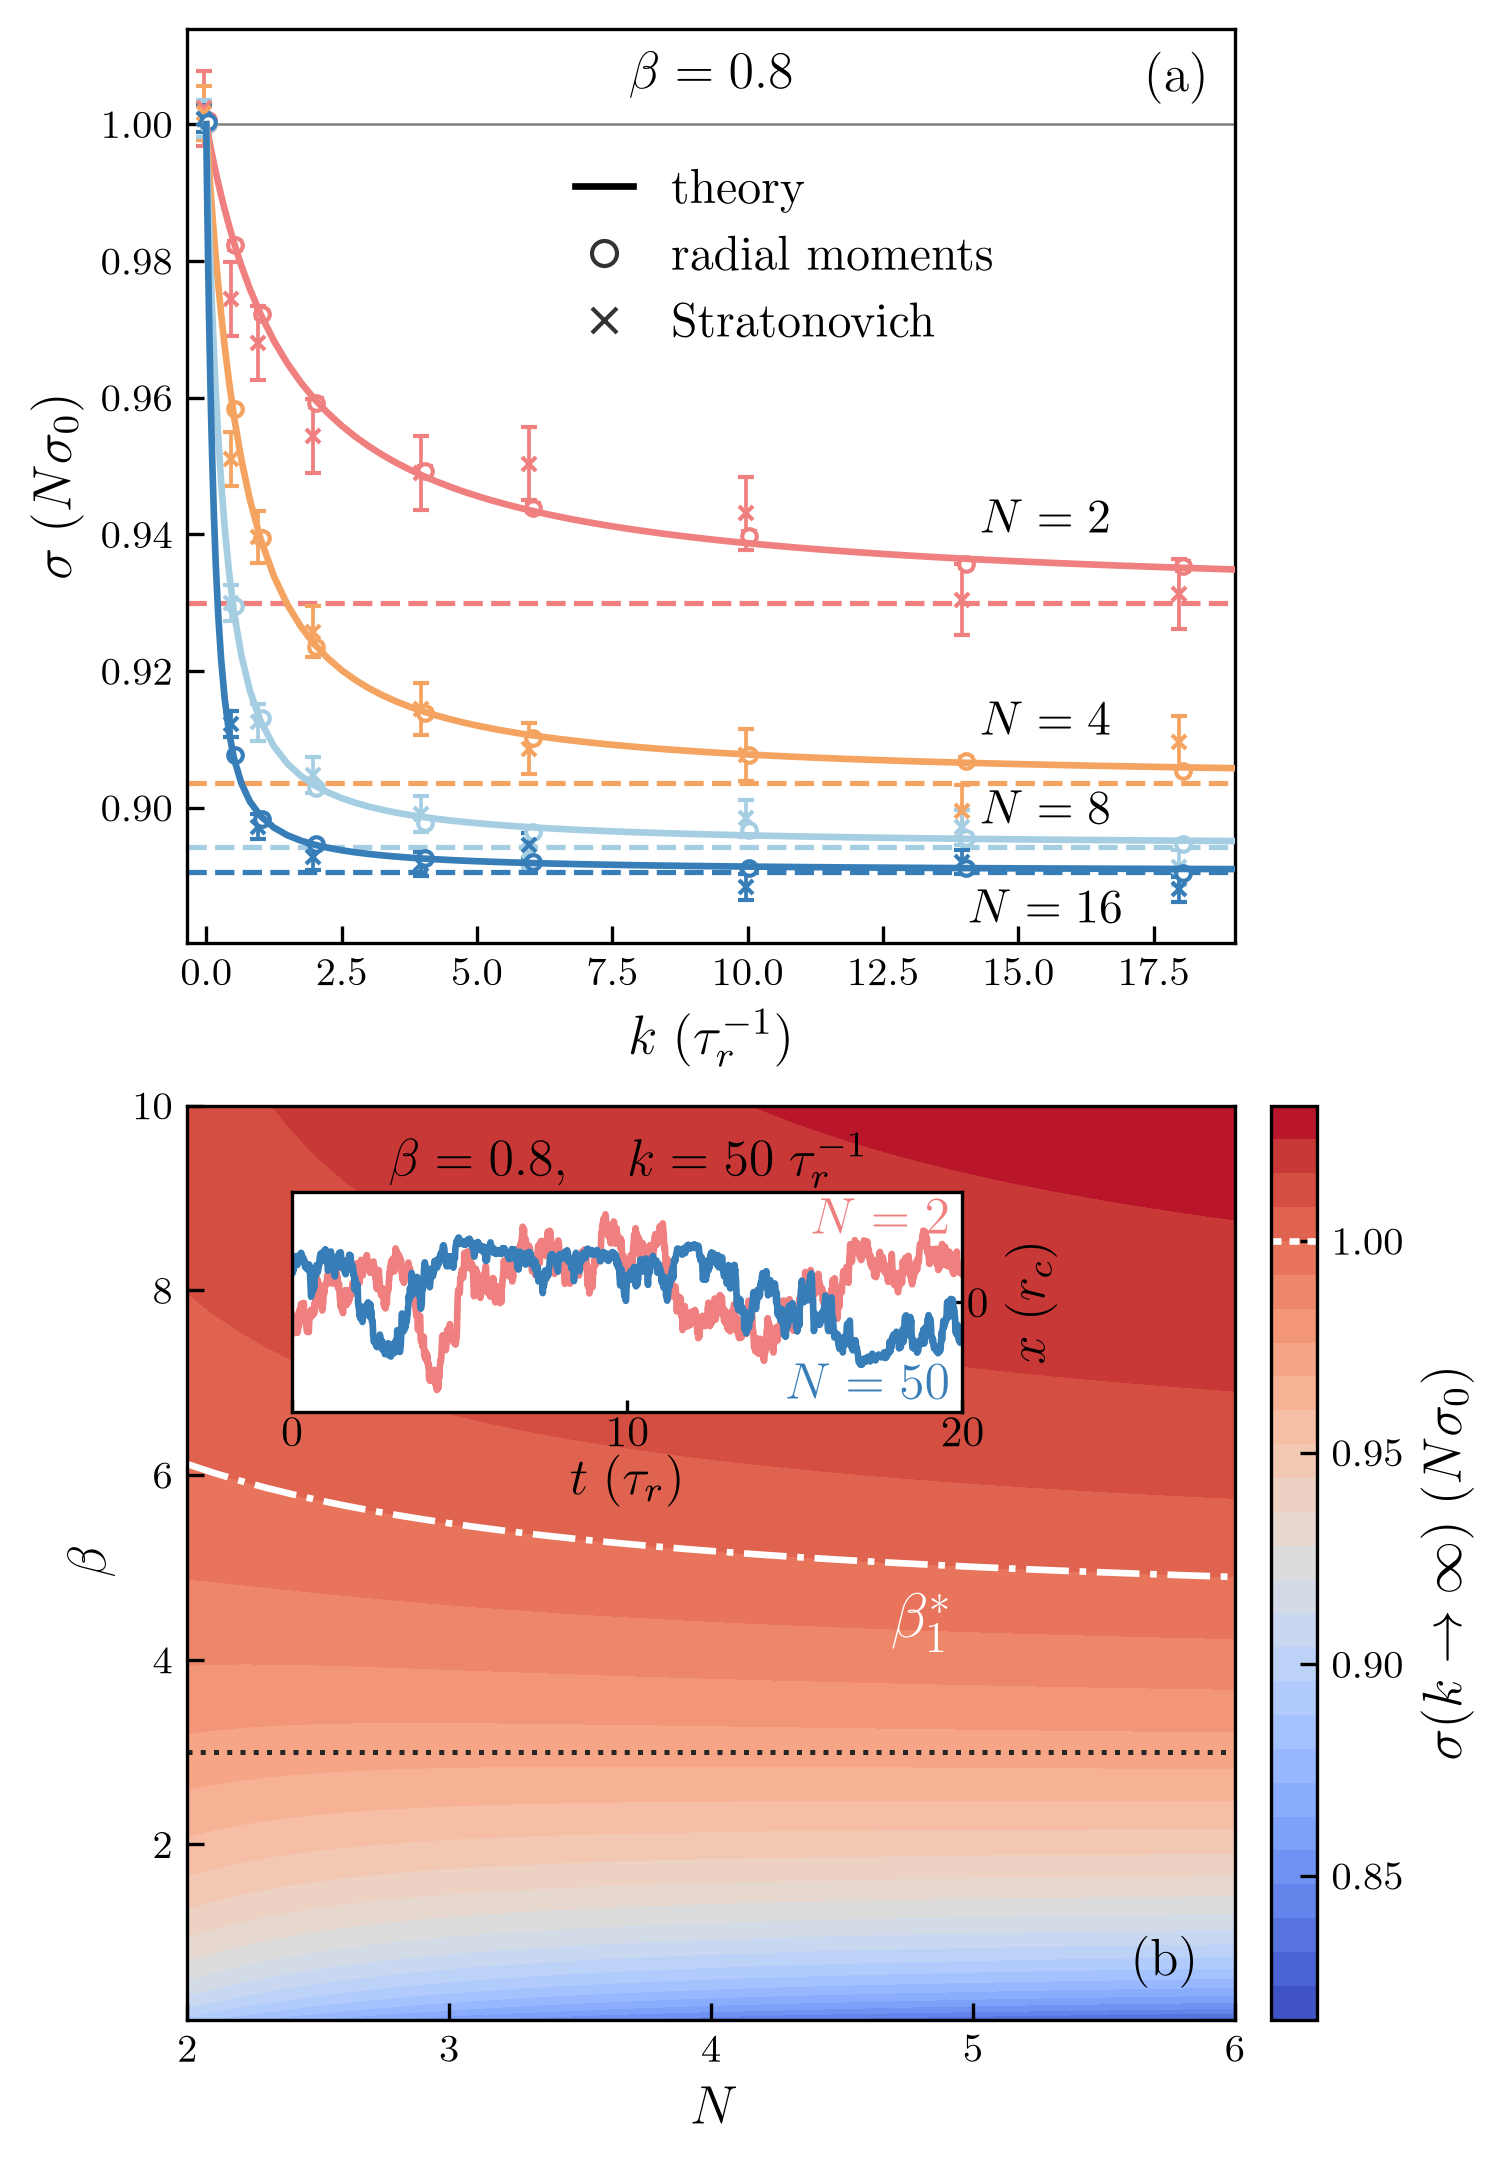

This chart was generated by the following Python code:
#!/usr/bin/env python3
"""Figure 3: N radially coupled oscillators (m=n=C=r_c=1).

Plot with saved data or calculate the recorded simulation and quadrature settings.
"""

import argparse
import csv
import hashlib
import json
import math
import os
from pathlib import Path
import tempfile
from functools import lru_cache

import mpmath as mp
import numpy as np
from numba import njit, prange, set_num_threads
from scipy.integrate import quad
from scipy.optimize import brentq, minimize_scalar
from scipy.stats import t as student_t

NUMBERS = (2, 4, 8, 16)
RAW_FIELDS = ('work', 'moment', 'replica_seeds')


def _log_I(beta, order):
    """log integral r**(order+1) exp[beta*(r**2/2-r**3/3)] dr.

    Positive 2F2 expression, evaluated inside the caller's mp.workdps context.
    """
    b, n = mp.mpf(beta), mp.mpf(order)
    if b <= 0 or n <= -2:
        raise ValueError('Require beta > 0 and moment order > -2')
    one_third = mp.mpf(1)/3
    z = b/6
    terms = (
        8*mp.gamma((n+2)/3)*mp.hyper([(n+2)/6, (n+5)/6],
                                    [one_third, 2*one_third], z),
        4*mp.power(3, 2*one_third)*mp.power(b, one_third)
        *mp.gamma((n+4)/3)*mp.hyper([(n+4)/6, (n+7)/6],
                                   [2*one_third, 4*one_third], z),
        3*mp.power(3, one_third)*mp.power(b, 2*one_third)
        *mp.gamma((n+6)/3)*mp.hyper([(n+6)/6, (n+9)/6],
                                   [4*one_third, 5*one_third], z),
    )
    return (-mp.log(8)+(n-1)*mp.log(3)/3-(n+2)*mp.log(b)/3
            +mp.log(mp.fsum(terms)))


@lru_cache(maxsize=1024)
def _log_free_second(beta, dps):
    with mp.workdps(dps):
        return _log_I(beta, 2)-_log_I(beta, 0)


def strong_ratio(beta, number, dps=35):
    """Calculate sigma_inf/(N*sigma0), extended to real N >= 1."""
    beta, number = float(beta), float(number)
    if not math.isfinite(beta) or beta <= 0 or not math.isfinite(number) or number < 1:
        raise ValueError('Require finite beta > 0 and N >= 1')
    with mp.workdps(dps):
        b, n = mp.mpf(beta), mp.mpf(number)
        log_ratio = (_log_I(n*b, n+1)-_log_I(n*b, n-1)
                     -_log_free_second(beta, dps))
        value = float(mp.exp(log_ratio))
    if not math.isfinite(value) or value <= 0:
        raise ArithmeticError('Invalid strong-coupling ratio')
    return value


def free_second(beta, dps=35):
    """Analytical uncoupled second radial moment."""
    with mp.workdps(dps):
        return float(mp.exp(_log_free_second(float(beta), dps)))


def unity_beta(number, bounds=(0.1, 10.0), dps=35):
    """Positive-temperature crossing sigma_inf/(N*sigma0)=1 for N>1."""
    if number <= 1:
        raise ValueError('The unity boundary requires N > 1')
    return brentq(lambda beta: strong_ratio(beta, number, dps)-1.0,
                  *bounds, xtol=2e-11, rtol=2e-13)


def strong_contour(betas, numbers, dps=35):
    """Grid indexed [beta, N], with free-system moments cached per beta."""
    return np.array([[strong_ratio(beta, number, dps) for number in numbers]
                     for beta in betas])


def _benchmark_free_second(beta, eps=1e-11, rmax=7.0):
    def term(r,p):
        return r**p*math.exp(beta*(r*r/2-r*r*r/3)-beta/6)
    return quad(term,0,rmax,args=(3,),epsabs=eps,epsrel=eps)[0]/quad(term,0,rmax,args=(1,),epsabs=eps,epsrel=eps)[0]


def stationary_ratio(beta, k, number, eps=1e-10, rmax=7.0, width=12.0):
    """sigma/(N*sigma0) by independently adaptive stationary quadrature.

    J_p(m)=int_0^infty r^(p+1) exp[-beta*u(r)-beta*k*N*(r-m)^2/2] dr.
    <r_i^2> = int_R J_0(m)^(N-1) J_2(m) dm / int_R J_0(m)^N dm.
    Here u(r)=r^3/3-r^2/2. Integrating the product of N Gaussians over
    m gives exp[-beta*k/2 sum_{i<j}(r_i-r_j)^2] times a constant;
    thus this is the finite-N stationary density, not a coupling limit.
    The two finite numerical domains are configurable and must be refined.
    Inner and outer exponential shifts avoid raising tiny J_0 values to N.
    Defaults are used at beta=0.8; the theory command saves refinement results.
    """
    N = number
    if beta<=0 or k<0 or N<2 or not math.isfinite(beta+k):
        raise ValueError('Need beta>0, k>=0, and N>=2')
    if k==0:
        return 1.0
    c=beta*k*N

    @lru_cache(maxsize=8192)
    def conditional(m):
        def score(r):
            return 1/r+beta*(r-r*r)-c*(r-m)
        mode=(brentq(score,1e-14,rmax,xtol=1e-14)
              if score(rmax)<0 else rmax)
        peak=math.log(mode)+beta*(mode*mode/2-mode**3/3)-c*(mode-m)**2/2
        curvature=1/(mode*mode)+beta*(2*mode-1)+c
        w=1/math.sqrt(max(curvature,1e-10))
        splits=sorted(set([0.,rmax]+[min(rmax,max(0.,mode+j*w)) for j in (-4.,0.,4.)]))
        def inner(r,p):
            if r<=0:
                return 0.0
            logvalue=math.log(r)+beta*(r*r/2-r**3/3)-c*(r-m)**2/2-peak
            return math.exp(logvalue)*r**p
        vals=[]
        for power in (0,2):
            vals.append(sum(quad(inner,a,b,args=(power,),epsabs=eps*.01,epsrel=eps*.01)[0]
                            for a,b in zip(splits[:-1],splits[1:])))
        return peak+math.log(vals[0]), vals[1]/vals[0]
    opt=minimize_scalar(lambda m:-conditional(float(m))[0],bounds=(0,rmax),method='bounded',options={'xatol':1e-10})
    outer_mode=float(opt.x)
    max_logj=conditional(outer_mode)[0]
    scale=math.sqrt(1+1/c)/math.sqrt(N)
    def outer(z,p):
        logj,second=conditional(outer_mode+scale*z)
        exponent=N*(logj-max_logj)
        return math.exp(exponent)*(second if p else 1.0)
    integrals=[]
    for power in (0,2):
        value = quad(outer,-width,width,args=(power,),points=[0.],epsabs=eps,epsrel=eps,limit=200)[0]
        integrals.append(value)
    second=integrals[1]/integrals[0]
    return second/_benchmark_free_second(beta,eps=eps*.01,rmax=rmax)


@njit(cache=True, parallel=True)
def _simulate(number, beta, k, omega, dt, burn_steps, measure_steps, seeds, trace_stride=0):
    """One complete N-oscillator realization per independent RNG stream."""
    nrep = len(seeds)
    raw = np.full((nrep, 2), np.nan)
    flags = np.zeros(nrep, dtype=np.int64)
    trace = np.empty((nrep, measure_steps//trace_stride+1 if trace_stride else 0))
    noise = math.sqrt(2*dt/beta)
    for rep in prange(nrep):
        np.random.seed(seeds[rep])
        x, y = np.empty(number), np.empty(number)
        xn, yn = np.empty(number), np.empty(number)
        xp, yp = np.empty(number), np.empty(number)
        fx, fy = np.empty(number), np.empty(number)
        nx, ny = np.empty(number), np.empty(number)
        predicted_r = np.empty(number)
        radius, midpoint_r = np.empty(number), np.empty(number)
        for i in range(number):
            angle = 2*math.pi*np.random.random()
            x[i], y[i] = math.cos(angle), math.sin(angle)
        work = second = 0.0
        for step in range(burn_steps+measure_steps):
            radius_sum = 0.0
            for i in range(number):
                radius[i] = math.hypot(x[i], y[i])
                radius_sum += radius[i]
                if radius[i] == 0.0:
                    flags[rep] = 1
            if flags[rep]:
                break
            if step == burn_steps and trace_stride:
                trace[rep, 0] = x[0]
            predicted_sum = 0.0
            for i in range(number):
                a = 1-radius[i]+k*(radius_sum-number*radius[i])/radius[i]
                fx[i], fy[i] = a*x[i]+omega*y[i], a*y[i]-omega*x[i]
                nx[i], ny[i] = noise*np.random.normal(), noise*np.random.normal()
                xp[i], yp[i] = x[i]+dt*fx[i]+nx[i], y[i]+dt*fy[i]+ny[i]
                predicted_r[i] = math.hypot(xp[i], yp[i])
                predicted_sum += predicted_r[i]
                if predicted_r[i] == 0.0:
                    flags[rep] = 1
            if flags[rep]:
                break
            midpoint_sum = 0.0
            for i in range(number):
                ap = 1-predicted_r[i]+k*(predicted_sum-number*predicted_r[i])/predicted_r[i]
                xn[i] = x[i]+.5*dt*(fx[i]+ap*xp[i]+omega*yp[i])+nx[i]
                yn[i] = y[i]+.5*dt*(fy[i]+ap*yp[i]-omega*xp[i])+ny[i]
                if not (math.isfinite(xn[i]) and math.isfinite(yn[i])):
                    flags[rep] = 2
                if step >= burn_steps:
                    midpoint_r[i] = math.hypot((x[i]+xn[i])/2, (y[i]+yn[i])/2)
                    midpoint_sum += midpoint_r[i]
                    if midpoint_r[i] == 0.0:
                        flags[rep] = 1
            if flags[rep]:
                break
            if step >= burn_steps:
                for i in range(number):
                    xm, ym = (x[i]+xn[i])/2, (y[i]+yn[i])/2
                    dx, dy = xn[i]-x[i], yn[i]-y[i]
                    a = 1-midpoint_r[i]+k*(midpoint_sum-number*midpoint_r[i])/midpoint_r[i]
                    rotation = omega*(ym*dx-xm*dy)
                    work += rotation+a*(xm*dx+ym*dy)
                    rn = math.hypot(xn[i], yn[i])
                    second += (radius[i]**2+rn**2)/2
                measured = step-burn_steps+1
                if trace_stride and measured % trace_stride == 0:
                    trace[rep, measured//trace_stride] = xn[0]
            for i in range(number):
                x[i], y[i] = xn[i], yn[i]
        if flags[rep] == 0:
            duration = measure_steps*dt
            raw[rep, 0] = beta*work/duration
            raw[rep, 1] = beta*omega**2*second/measure_steps
    return raw, flags, trace


def _steps(duration, dt, name, zero=False):
    if not math.isfinite(duration) or duration < 0 or (duration == 0 and not zero):
        raise ValueError(f'{name} must be finite and positive' + (' or zero' if zero else ''))
    count = int(round(duration/dt))
    if count < (0 if zero else 1) or not math.isclose(count*dt, duration, rel_tol=1e-11):
        raise ValueError(f'{name} must be an integer number of timesteps')
    return count


def simulate_replicas(number, beta, k, omega, dt, burn, measure, replicas, seed,
                      trace_interval=None):
    """Cartesian additive-noise Heun; full-drift spatial-midpoint Stratonovich EPR.

    Predictor and corrector reuse the same noise and evaluate the complete
    coupled system synchronously; the EPR midpoint uses accepted states.
    Moments use all measurement steps with trapezoidal time weights. No
    radius clipping, trajectory rejection, or frequency rescaling is applied.
    Seeds exclude replica count, so larger ensembles preserve their prefixes.
    """
    if isinstance(number, bool) or int(number) != number or number < 2:
        raise ValueError('number must be an integer >=2')
    if isinstance(replicas, bool) or int(replicas) != replicas or replicas < 1:
        raise ValueError('replicas must be a positive integer')
    if isinstance(seed, bool) or int(seed) != seed or seed < 0:
        raise ValueError('seed must be a nonnegative integer')
    number, replicas, seed = int(number), int(replicas), int(seed)
    beta, k, omega, dt, burn, measure = map(float, (beta, k, omega, dt, burn, measure))
    if not all(map(math.isfinite, (beta, k, omega, dt))) or beta <= 0 or k < 0 or dt <= 0:
        raise ValueError('Require finite beta>0, k>=0, dt>0 and omega')
    burn_steps, measure_steps = _steps(burn, dt, 'burn', True), _steps(measure, dt, 'measure')
    stride = 0 if trace_interval is None else _steps(float(trace_interval), dt, 'trace_interval')
    if stride and (stride > measure_steps or measure_steps % stride):
        raise ValueError('Trace interval must divide measurement duration')
    settings = dict(number=number, beta=beta, k=k, omega=omega, dt=dt, burn=burn, measure=measure)
    digest = hashlib.blake2b(json.dumps(settings, sort_keys=True).encode(), digest_size=16).digest()
    entropy = [seed, *np.frombuffer(digest, dtype='<u4').tolist()]
    seeds = np.array([s.generate_state(1, dtype=np.uint32)[0]
                      for s in np.random.SeedSequence(entropy).spawn(replicas)], dtype=np.uint32)
    if len(np.unique(seeds)) != replicas:
        raise ValueError('Duplicate replica seeds; choose another master seed')
    raw, flags, trace = _simulate(number, beta, k, omega, dt, burn_steps, measure_steps, seeds, stride)
    if flags.any() or not np.isfinite(raw).all():
        raise FloatingPointError(f'Invalid trajectories: {np.flatnonzero(flags).tolist()}; '
                                 'refine timestep; no trajectories were discarded')
    result = dict(work=raw[:, 0], moment=raw[:, 1], replica_seeds=seeds)
    if stride:
        result.update(trace_x=trace, trace_time=np.arange(trace.shape[1])*stride*dt)
    return result


def interval(values):
    """Pointwise 95% Student interval across independent N-oscillator systems."""
    values = np.asarray(values, dtype=float)
    if len(values) < 2 or not np.isfinite(values).all():
        raise ValueError('Need at least two finite independent observations')
    mean = float(values.mean())
    sem = float(values.std(ddof=1)/math.sqrt(len(values)))
    return dict(mean=mean, sem=sem, half=float(student_t.ppf(.975, len(values)-1)*sem),
                count=len(values))


def write_json(path, value):
    path.parent.mkdir(parents=True, exist_ok=True)
    temporary = path.with_suffix('.tmp')
    temporary.write_text(json.dumps(value, indent=2, allow_nan=False)+'\n')
    temporary.replace(path)


def save_npz(path, arrays):
    path.parent.mkdir(parents=True, exist_ok=True)
    temporary = path.with_suffix('.tmp.npz')
    np.savez_compressed(temporary, **arrays)
    temporary.replace(path)


def load_npz(path):
    with np.load(path, allow_pickle=False) as source:
        return {key: source[key] for key in source.files}


def checksum(path):
    return hashlib.sha256(path.read_bytes()).hexdigest()


def load_parameters(root):
    return json.loads((root/'data/parameters.json').read_text())


def run_configs(plan):
    return {run['id']: {**plan['run_defaults'], **{key: value for key, value in run.items()
                                                  if key != 'id'}}
            for run in plan['runs']}


def verify_checksums(root, checksums):
    for name, digest in checksums.items():
        if checksum(root/'data'/name) != digest:
            raise ValueError(f'Saved data checksum mismatch: {name}')


def read_replicas(root, plan, configs):
    """Load the estimator arrays and seeds from the original or new archives."""
    verify_checksums(root, {'replicas.npz': plan['checksums']['replicas.npz']})
    arrays = {}
    with np.load(root/'data/replicas.npz', allow_pickle=False) as archive:
        for run_id, config in configs.items():
            for field in RAW_FIELDS:
                key = f'{run_id}_{field}'
                values = archive[key]
                if values.shape != (config['replicas'],) or not np.isfinite(values).all():
                    raise ValueError(f'Invalid replica array: {key}')
                arrays[key] = values
            if len(np.unique(arrays[f'{run_id}_replica_seeds'])) != config['replicas']:
                raise ValueError(f'Duplicate seeds in {run_id}')
    return arrays


def compute(root, threads=None, cases=None, *, theory_dir=None):
    """Calculate selected runs from the recorded manuscript parameters."""
    from shutil import copyfile
    source = Path(__file__).resolve().parent
    plan = load_parameters(source)
    configs = run_configs(plan)

    cases = set(cases or ())
    unknown = cases - configs.keys()
    if unknown:
        raise ValueError('Unknown run IDs: ' + ', '.join(sorted(unknown)))
    runs = {run_id: config for run_id, config in configs.items() if not cases or run_id in cases}
    theory_source = theory_dir or source
    theory_files = {}
    if not cases:
        names = ('theory.npz', 'numerics.csv')
        if theory_dir is None:
            theory_files = {name: plan['checksums'][name] for name in names}
            verify_checksums(theory_source, theory_files)
        else:
            theory_files = {name: checksum(theory_source/'data'/name) for name in names}
    if threads is not None:
        set_num_threads(threads)

    archive = {}
    for run_id, config in runs.items():
        values = simulate_replicas(**config)
        archive.update({f'{run_id}_{name}': values[name] for name in RAW_FIELDS})
        print(f"Calculated {run_id}: N={config['number']}, k={config['k']:g}", flush=True)
    data = root/'data'
    save_npz(data/'replicas.npz', archive)
    plan['checksums'] = {'replicas.npz': checksum(data/'replicas.npz'), **theory_files}
    if not cases:
        spec = plan['inset']
        traces = {}
        for number in spec['numbers']:
            values = simulate_replicas(**spec['config'], number=number, trace_interval=spec['interval'])
            traces[f'x_{number}'] = values['trace_x'][0]
            traces['time'] = values['trace_time']
        save_npz(data/'sample_trajectories.npz', traces)
        plan['checksums']['sample_trajectories.npz'] = checksum(data/'sample_trajectories.npz')
        for name in theory_files:
            copyfile(theory_source/'data'/name, data/name)
    else:
        plan['completed_runs'] = list(runs)
        print('Selected runs only; this is not a complete figure data set.')
    write_json(data/'parameters.json', plan)


def calculate_theory():
    """Strong-coupling levels for panel (a) and analytical grid for panel (b)."""
    betas, numbers = np.linspace(.1, 10, 100), np.linspace(2, 9.9, 80)
    return dict(beta=betas, number=numbers, ratio=strong_contour(betas, numbers),
                boundary_beta=np.array([unity_beta(n) for n in numbers]),
                strong_values=np.array([strong_ratio(.8, n) for n in NUMBERS]))


def calculate_finite_theory():
    """Calculate the finite-coupling stationary EPR curves."""
    beta, numbers = .8, np.array(NUMBERS)
    couplings = np.unique(np.r_[0., np.geomspace(.001, 1., 33),
                               np.linspace(1., 19., 73), .5])
    settings = dict(eps=1e-10, rmax=7., width=12.)
    ratios = np.empty((len(numbers), len(couplings)))
    for i, number in enumerate(numbers):
        print(f'Stationary EPR curve: N={number}, beta={beta:g}', flush=True)
        for j, k in enumerate(couplings):
            ratios[i,j] = stationary_ratio(beta, float(k), int(number), **settings)
    if not np.isfinite(ratios).all() or np.any(ratios <= 0):
        raise ArithmeticError('Nonfinite or nonpositive stationary EPR curve')

    return dict(finite_k=couplings, finite_numbers=numbers, finite_ratio=ratios,
                finite_beta=np.asarray(beta))


def numerical_checks(theory):
    """Check the finite-coupling EPR and strong-coupling expression."""
    rows = []
    for i, number in enumerate(theory['finite_numbers']):
        for k in (.001, .5, 19.):
            j = int(np.flatnonzero(theory['finite_k']==k)[0])
            baseline = float(theory['finite_ratio'][i,j])
            beta = float(theory['finite_beta'])
            refined = stationary_ratio(beta, k, int(number), eps=1e-11, rmax=8., width=16.)
            rows.append(dict(check='quadrature', number=int(number), beta=beta, k=k,
                comparison='extend_domains_and_tighten_tolerance', quantity='normalized_epr',
                baseline=baseline, refined=refined, absolute_difference=abs(refined-baseline)))
    max_change = max(row['absolute_difference'] for row in rows)
    if max_change > 1e-8:
        raise ArithmeticError(f'Stationary EPR refinement changed a curve value by {max_change:g}')
    for number in (2, 16):
        for beta in (.1, 10.):
            baseline, refined = (strong_ratio(beta, number, dps=digits) for digits in (35, 70))
            rows.append(dict(check='strong_limit', number=number, beta=beta, k='',
                comparison='double_decimal_digits', quantity='normalized_epr',
                baseline=baseline, refined=refined, absolute_difference=abs(refined-baseline)))
    return rows


def write_theory(root):
    """Save the theory curves and their numerical comparisons."""
    theory = {**calculate_theory(), **calculate_finite_theory()}
    rows = numerical_checks(theory)
    save_npz(root/'data/theory.npz', theory)
    with (root/'data/numerics.csv').open('w', newline='') as stream:
        writer = csv.DictWriter(stream, fieldnames=list(rows[0]))
        writer.writeheader()
        writer.writerows(rows)


def estimate_fields(name, estimate):
    return {name: estimate['mean'], name+'_sem': estimate['sem'],
            name+'_ci95_half_width': estimate['half']}


def welch_change(baseline, refined):
    base_var, refined_var = baseline['sem']**2, refined['sem']**2
    sem = math.sqrt(base_var+refined_var)
    df = (base_var+refined_var)**2 / (base_var**2/(baseline['count']-1)
                                    + refined_var**2/(refined['count']-1)) if sem else 1e30
    return dict(mean=refined['mean']-baseline['mean'], sem=sem,
                half=float(student_t.ppf(.975, df)*sem))


def validate(root):
    """Replay panel (a) estimator benchmarks and simulation checks."""
    plan = load_parameters(root)
    if 'completed_runs' in plan:
        raise ValueError('Validation requires the complete simulation plan')
    configs = run_configs(plan)
    archive = read_replicas(root, plan, configs)
    verify_checksums(root, {'theory.npz': plan['checksums']['theory.npz']})
    theory = load_npz(root/'data/theory.npz')
    finite_beta = float(theory['finite_beta'])
    quadrature = {(int(number), float(k)): float(theory['finite_ratio'][i, j])
                  for i, number in enumerate(theory['finite_numbers'])
                  for j, k in enumerate(theory['finite_k'])}

    estimators = {'work': 'stratonovich_epr', 'moment': 'radial_moment_epr'}
    normalization, estimates, benchmarks = {}, {}, {}
    for run_id, config in configs.items():
        number, beta, k = config['number'], config['beta'], config['k']
        if beta != finite_beta or (number, k) not in quadrature:
            raise ValueError(f'No stationary reference for {run_id}: N={number}, beta={beta}, k={k}')
        norm = number*beta*config['omega']**2*free_second(beta)
        normalization[run_id] = norm
        work, moment = archive[run_id+'_work'], archive[run_id+'_moment']
        estimates[run_id] = {'work': interval(work/norm), 'moment': interval(moment/norm)}
        row = dict(run_id=run_id, number=number, k=k, quadrature_epr=quadrature[number, k])
        for field, name in estimators.items():
            row.update(estimate_fields(name, estimates[run_id][field]))
        row.update(estimate_fields('stratonovich_minus_radial_moment', interval((work-moment)/norm)))
        benchmarks[run_id] = row

    refinements = []
    for check in plan['refinements']:
        baseline, refined = check['baseline_run'], check['refined_run']
        config = configs[baseline]
        row = dict(changed=check['changed'], baseline_run=baseline, refined_run=refined,
                   number=config['number'], k=config['k'])
        for field, name in estimators.items():
            change = welch_change(estimates[baseline][field], estimates[refined][field])
            row.update(estimate_fields(name+'_change', change))
        refinements.append(row)

    replica_counts = []
    for check in plan['replica_counts']:
        run_id = check['run_id']
        config = configs[run_id]
        for count in check['replicas']:
            row = dict(run_id=run_id, number=config['number'], k=config['k'], replicas=count)
            for field, name in estimators.items():
                estimate = interval(archive[run_id+'_'+field][:count]/normalization[run_id])
                row.update(estimate_fields(name, estimate))
            replica_counts.append(row)

    validation = dict(
        normalization='EPR estimates and differences are divided by the total uncoupled EPR, N sigma_0.',
        uncertainty='Pointwise 95% Student intervals across independent oscillator populations. '
            'Stratonovich and radial-moment estimates share paths; their differences are paired. '
            'Refinement changes are refined minus baseline with Welch intervals for independent runs. '
            'Replica-count estimates use nested subsets.',
        estimator_benchmarks=list(benchmarks.values()),
        timestep_burn_duration_refinements=refinements,
        replica_count_checks=replica_counts)
    plot_fields = ('number', 'k', 'stratonovich_epr', 'stratonovich_epr_sem',
                   'radial_moment_epr', 'radial_moment_epr_sem')
    figure = {'rows': [{field: benchmarks[run_id][field] for field in plot_fields}
                       for run_id in plan['figure_runs']['run_ids']]}
    write_json(root/'data/validation.json', validation)
    write_json(root/'data/figure.json', figure)
    print(f'Saved {len(benchmarks)} simulation summaries and {len(refinements)} refinement comparisons.',
          flush=True)


def publication_style(plt):
    return plt.rc_context({'text.usetex': True, 'font.family': 'serif',
        'font.serif': ['Computer Modern Roman'], 'font.size': 9,
        'axes.labelsize': 11.5, 'xtick.labelsize': 9.5, 'ytick.labelsize': 9.5,
        'legend.fontsize': 9, 'legend.framealpha': 1., 'axes.linewidth': .8,
        'xtick.direction': 'in', 'ytick.direction': 'in',
        'xtick.major.size': 4, 'ytick.major.size': 4,
        'axes.grid': False,
        'savefig.bbox': 'tight', 'savefig.transparent': False, 'savefig.facecolor': 'white'})


def save_figure(fig, root, name):
    out = root/'figures'
    out.mkdir(parents=True, exist_ok=True)
    for extension in ('png', 'svg'):
        fig.savefig(out/f'{name}.{extension}', dpi=300)


def plot(root):
    """No simulation, theory evaluation, statistics, or quadrature during plotting."""
    os.environ.setdefault('MPLCONFIGDIR', str(Path(tempfile.gettempdir())/'energetics-figure3-matplotlib'))
    import matplotlib
    matplotlib.use('Agg')
    import matplotlib.pyplot as plt
    from matplotlib.lines import Line2D
    theory = load_npz(root/'data/theory.npz')
    traces = load_npz(root/'data/sample_trajectories.npz')
    trace_settings = load_parameters(root)['inset']['config']
    figure = json.loads((root/'data/figure.json').read_text())
    colors = ('lightcoral', 'sandybrown', '#a6cee3', '#377eb8')
    with publication_style(plt):
        fig, (ax, contour_ax) = plt.subplots(2, 1, figsize=(4.9, 7.1), layout='constrained')
        label_positions = ((15.5, 5), (15.5, 5), (15.5, 0), (15.5, -5))
        for i, number in enumerate(NUMBERS):
            index = int(np.flatnonzero(theory['finite_numbers']==number)[0])
            ax.plot(theory['finite_k'], theory['finite_ratio'][index], color=colors[i],
                    lw=1.6, zorder=3)
            label_k, label_offset = label_positions[i]
            label_ratio = np.interp(label_k, theory['finite_k'], theory['finite_ratio'][index])
            if number == 8:
                label_ratio = .5*(label_ratio+theory['strong_values'][1])
            ax.annotate(rf'$N={number}$', (label_k, label_ratio),
                        xytext=(0, label_offset), textcoords='offset points',
                        fontsize=11.5, color='black', ha='center',
                        va='center' if number == 8 else ('bottom' if label_offset > 0 else 'top'))
            rows = sorted((r for r in figure['rows'] if r['number']==number), key=lambda r:r['k'])
            for estimator, marker, offset in (('stratonovich_epr', 'x', -.035),
                                               ('radial_moment_epr', 'o', .035)):
                ax.errorbar([r['k']+offset for r in rows],
                    [r[estimator] for r in rows], yerr=[r[estimator+'_sem'] for r in rows],
                    fmt=marker, mfc='white', ms=3.5, color=colors[i], capsize=2,
                    lw=1.2, elinewidth=.9, linestyle='none')
            ax.axhline(theory['strong_values'][i], color=colors[i], ls='--', lw=1.25)
        ax.axhline(1., color='.5', lw=.6, zorder=0)
        ax.set(xlabel=r'$k\;(\tau_r^{-1})$', ylabel=r'$\sigma\;(N\sigma_0)$', xlim=(-.35, 19.))
        handles = [Line2D([], [], color='black', lw=1.6, label='theory'),
                   Line2D([], [], color='.2', marker='o', mfc='white', ls='none', label='radial moments'),
                   Line2D([], [], color='.2', marker='x', ls='none', label='Stratonovich')]
        ax.legend(handles=handles, ncol=1, loc='center', bbox_to_anchor=(.57, .75),
                  fontsize=11.5, frameon=False, handlelength=1.2)
        ax.text(.975, .975, '(a)', transform=ax.transAxes,
                fontsize=12.5, color='black', ha='right', va='top')
        ax.text(.5, .975, rf'$\beta={float(theory["finite_beta"]):g}$',
                transform=ax.transAxes, fontsize=12.5, ha='center', va='top')
        grid = theory['ratio']
        # Match the original manuscript contour's linear colour normalization.
        contour = contour_ax.contourf(theory['number'], theory['beta'], grid,
                                      levels=30, cmap='coolwarm')
        contour_ax.plot(theory['number'], theory['boundary_beta'], 'w-.', lw=1.6)
        boundary_n = 4.8
        boundary_beta = np.interp(boundary_n, theory['number'], theory['boundary_beta'])
        contour_ax.annotate(r'$\beta_1^*$', (boundary_n, boundary_beta),
                            xytext=(0, -7), textcoords='offset points',
                            fontsize=15, color='white', ha='center', va='top')
        # Approximate guide to weak N dependence over the displayed sizes.
        contour_ax.axhline(3., color='.15', ls=':', lw=1.2)
        contour_ax.set(xlabel=r'$N$', ylabel=r'$\beta$', xlim=(2,6), ylim=(.1,10))
        contour_ax.set_xticks([2,3,4,5,6])
        contour_ax.text(.965, .035, '(b)', transform=contour_ax.transAxes,
                        fontsize=12.5, color='black', ha='right', va='bottom')
        inset = contour_ax.inset_axes([.10, .665, .64, .24])
        inset.text(.5, 1.02,
                   rf'$\beta={trace_settings["beta"]:g},\quad '
                   rf'k={trace_settings["k"]:g}\;\tau_r^{{-1}}$',
                   transform=inset.transAxes, fontsize=12.5, ha='center', va='bottom')
        for number, color in ((2, 'lightcoral'), (50, '#377eb8')):
            inset.plot(traces['time'], traces[f'x_{number}'], color=color, lw=1.6)
            inset.annotate(rf'$N={number}$',
                           (traces['time'][-1], traces[f'x_{number}'][-1]),
                           xytext=(-3, 6 if number == 2 else -6),
                           textcoords='offset points', fontsize=12.5,
                           color=color, ha='right',
                           va='bottom' if number == 2 else 'top')
        inset.set(xlim=(0,20), ylim=(-3.1,3.1), xticks=[0,10,20], yticks=[0],
                  xlabel=r'$t\;(\tau_r)$', ylabel=r'$x\;(r_c)$')
        inset.tick_params(labelsize=10.5, length=3, pad=1)
        inset.xaxis.label.set_size(12.5)
        inset.xaxis.labelpad = 0
        inset.yaxis.label.set_size(12.5)
        inset.yaxis.set_label_position('right')
        inset.yaxis.tick_right()
        colorbar = fig.colorbar(contour, ax=contour_ax, fraction=.055, pad=.025,
                               ticks=[.85,.9,.95,1.])
        colorbar.ax.axhline(1., color='white', ls=(0, (1.5, 1.2)), lw=1.6)
        colorbar.set_label(r'$\sigma(k\to\infty)\;(N\sigma_0)$', fontsize=13)
        for panel in (ax, contour_ax):
            panel.xaxis.label.set_size(13)
            panel.yaxis.label.set_size(13)
        save_figure(fig, root, 'figure3')
        plt.close(fig)
    print(f'Saved PNG and SVG figures in {root/"figures"}', flush=True)


def main(argv=None):
    parser = argparse.ArgumentParser(description=__doc__)
    parser.add_argument("command", nargs="?", default="plot", choices=("plot", "compute", "validate", "theory"))
    parser.add_argument("--outdir", type=Path, help="Data directory; compute requires a separate, empty directory")
    parser.add_argument("--threads", type=int, help="Numba threads during simulation")
    parser.add_argument("--case", action="append", help="Compute only this recorded run ID (repeatable)")

    parser.add_argument("--theory-dir", type=Path, help="Use theory and numerical checks from this calculation directory")
    args = parser.parse_args(argv)
    root = (args.outdir or Path(__file__).resolve().parent).resolve()
    if args.case and args.command != "compute":
        parser.error("--case requires a computation command")
    if args.theory_dir is not None and (args.command != "compute" or args.case):
        parser.error("--theory-dir requires a full compute run")
    if args.command == "compute":
        if args.outdir is None or (root.exists() and (not root.is_dir() or any(root.iterdir()))):
            parser.error("Choose a separate, empty --outdir for new calculations")
        compute(root, args.threads, args.case, theory_dir=args.theory_dir)
    elif args.command == "validate":
        validate(root)
    elif args.command == "theory":
        if args.outdir is None or (root.exists() and (not root.is_dir() or any(root.iterdir()))):
            parser.error("Choose a separate, empty --outdir for new quadrature")
        write_theory(root)
    else:
        plot(root)


if __name__=='__main__':
    main()
